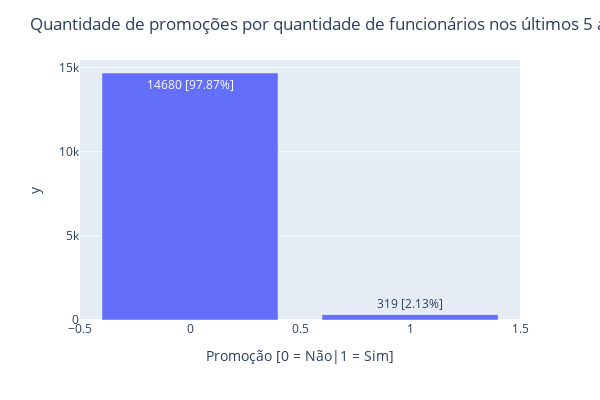

The cell this chart's notebook holds for it:
### Code cell
exibeBarplot(df_ind, coluna='ultima_promocao_5anos', xlabel='Promoção [0 = Não|1 = Sim]', width=600, height=400,
                title='Quantidade de promoções por quantidade de funcionários nos últimos 5 anos')

### Figure 1 — Plotly figure (JSON) as saved in the notebook; plotly's stock layout.template omitted (floating-point values rounded to 4 significant figures)
{"data": [{"alignmentgroup": "True", "hovertemplate": "x=%{x}<br>y=%{y}<br>text=%{text}<extra></extra>", "legendgroup": "", "marker": {"color": "#636efa", "pattern": {"shape": ""}}, "name": "", "offsetgroup": "", "orientation": "v", "showlegend": false, "text": ["14680 [97.87%]", "319 [2.13%]"], "textposition": "auto", "type": "bar", "x": [0, 1], "xaxis": "x", "y": [14680, 319], "yaxis": "y"}], "layout": {"autosize": false, "barmode": "relative", "height": 400, "legend": {"tracegroupgap": 0}, "margin": {"t": 60}, "title": {"text": "<span>Quantidade de promoções por quantidade de funcionários nos últimos 5 anos</span>"}, "width": 600, "xaxis": {"anchor": "y", "domain": [0, 1], "title": {"text": "<span>Promoção [0 = Não|1 = Sim]</span>"}}, "yaxis": {"anchor": "x", "domain": [0, 1], "title": {"text": "<span>y</span>"}}}}
